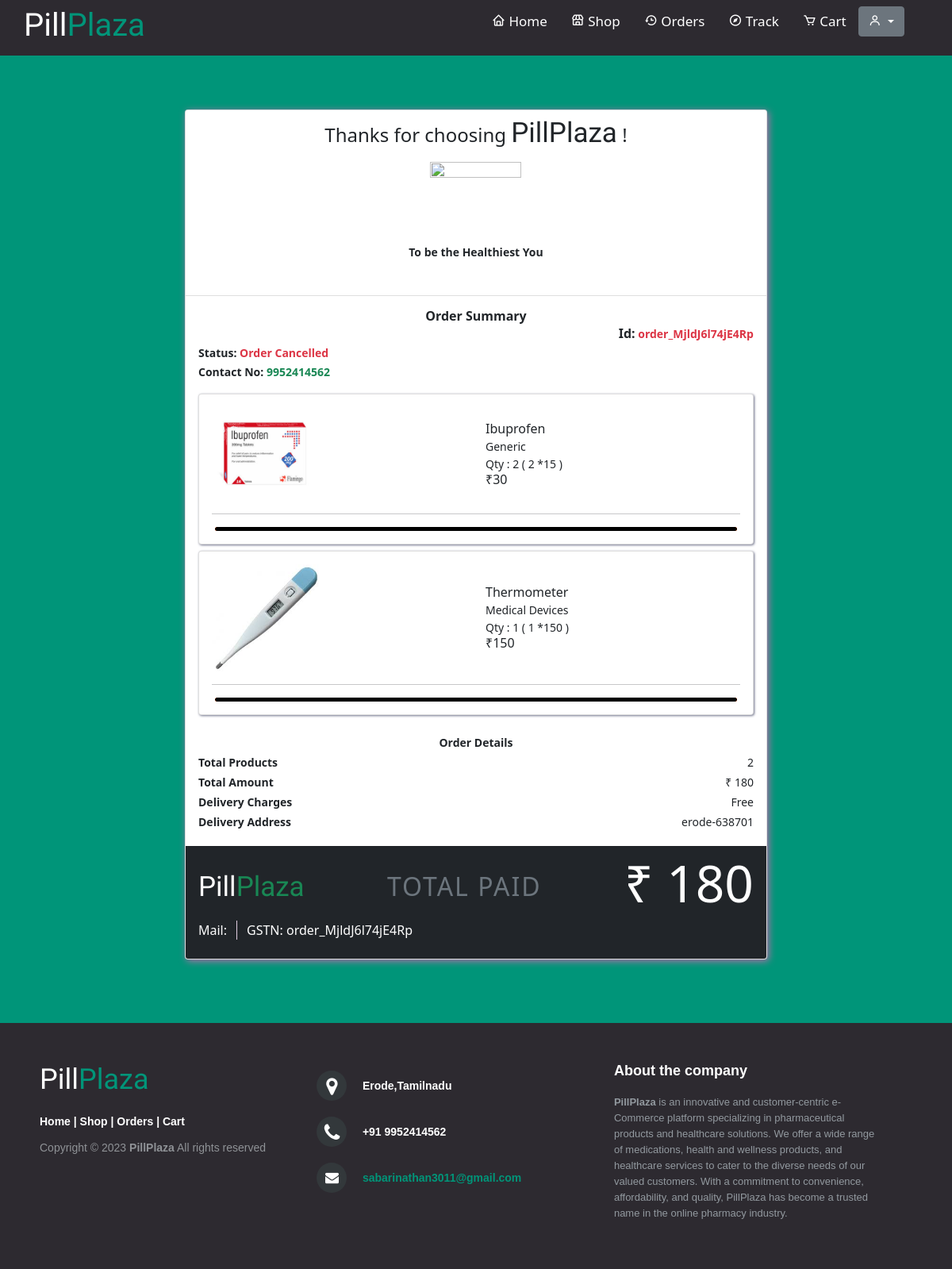
Screenshot of /invoice/order_MjldJ6l74jE4Rp with the database file from the repository.
### app/models.py (models this page shows, shortened)
class Orders(models.Model):
    statusoption=(
        (1,'Active'),
        (2,'Dispatched'),
        (3,'Out For Delivery'),
        (4,'Delivered'),
        (5,'Declined')
    )
    user=models.ForeignKey(User, on_delete=models.CASCADE)
    orderid=models.CharField(max_length=100)
    totalprice=models.IntegerField(null=False,blank=False)
    totalproducts=models.IntegerField(null=False,blank=False)
    status=models.IntegerField(choices=statusoption,default=1,null=False,blank=False)
    address=models.TextField(max_length=300,null=False,blank=False)
    pincode=models.CharField(max_length=6,null=False,blank=False)
    contact=models.CharField(max_length=10,null=False,blank=False)
    created_at=models.DateTimeField(auto_now_add=True)
    updated_at=models.DateTimeField(auto_now=True)
    review=models.BooleanField(default=False)
    class Meta:
        ordering =('-updated_at',)
        verbose_name = "Order"
        verbose_name_plural = "Orders"

class Orderitems(models.Model):
    orderid=models.ForeignKey(Orders, on_delete=models.CASCADE)
    product=models.ForeignKey(Product, on_delete=models.CASCADE)
    quantity=models.IntegerField(null=False,blank=False)
    review=models.BooleanField(default=False)

class Product(models.Model):
    badge=(
        ('Trending','Trending'),
        ('New Arrivals','New Arrivals'),
        ('Top Selling','Top Selling')
    )
    name=models.CharField(max_length=50,null=False,blank=False)
    category_type=models.ForeignKey(Category, on_delete=models.CASCADE,null=False,blank=False)
    ProductImage=models.ImageField(upload_to=getProductFileName,null=False,blank=False)
    description=models.TextField(max_length=150,null=False,blank=False)
    purpose=models.TextField(max_length=150,null=False,blank=False)
    quantity=models.CharField(max_length=50,null=False,blank=False)
    stock=models.IntegerField(null=False,blank=False)
    statusHide=models.BooleanField(default=False,help_text="1-hide , 0-display")
    superbadge=models.CharField( max_length=50,choices=badge,null=True,blank=True)
    markedprice=models.IntegerField(null=False,blank=False)
    sellingprice=models.IntegerField(null=False,blank=False)
    created_at=models.DateTimeField(auto_now_add=True)
    ratings=models.FloatField(default=0)
    noofSales=models.IntegerField(default=0)
    class Meta:
        ordering = ('-noofSales',)

class Category(models.Model):
    name=models.CharField(max_length=50,null=False,blank=False)
    image=models.ImageField(upload_to=getCategoryFileName,null=False,blank=False)
    description=models.TextField(max_length=150,null=False,blank=False)
    statusHide=models.BooleanField(default=False,help_text="1-hide , 0-display")
    created_at=models.DateTimeField(auto_now_add=True)
    def __str__(self):
        return self.name
    class Meta:
        ordering = ['created_at']
        verbose_name = "Category"
        verbose_name_plural = "Categories"

### app/views.py (the view, shortened to what this page needs)
# urls.py: path('invoice/<str:orderid>',views.invoice),
def invoice(req,orderid):
    order=Orders.objects.filter(orderid=orderid)
    if  order.count() == 0:
        return redirect('/orders')
    products=Orderitems.objects.filter(orderid=Orders.objects.get(orderid=orderid))
    return render(req,"invoice.html",{"order":order,"products":products})

### app/templates/invoice.html (shortened to what this page needs)
<!DOCTYPE html>
{% extends 'base.html' %}
{% load static %}
{% block content %}
<html lang="en">
<head>
    <link href="https://cdn.jsdelivr.net/npm/bootstrap@5.0.2/dist/css/bootstrap.min.css" rel="stylesheet">
    <link rel="stylesheet" href="{% static 'css/invoice.css'%}">
</head>
<body style="background-color: #009579;">
    <div id="opener" >
        <div class="container-fluid my-5  d-flex  justify-content-center">
            <div class="card card-1">
                <div class="card-header bg-white">
                    <div class="media flex-sm-row flex-column-reverse justify-content-between  ">
                        <div class="col my-auto text-center"> <h4 class="mb-0">Thanks for choosing <span class="text-dark"><span class="logoname" style="font: normal 35px 'Cookie', cursive;">PillPlaza</span></span> !</h4> </div>
                        <div class="col-auto text-center  my-auto pl-0 "> <img class="img-fluid my-auto align-items-center mb-0 pt-3"  src="https://atlas-content-cdn.pixelsquid.com/stock-images/pill-capsule-green-white-Ka5166A-600.jpg" width="115" height="115"> <p class="mb-4 pt-0 Glasses fw-bolder">To be the Healthiest You</p>  </div>
                    </div>
                </div>
                {% for ord in order %}
                <div class="card-body ">
                    <div class="row justify-content-between mb-3">
                        <div class="text-center"> <h6 class=" mb-0 fw-bold">Order Summary</h6> </div>
                        <div class="col-auto  fw-bold ms-sm-auto"> Id:<small class="text-danger"> {{ord.orderid}}</small> </div>
                        {% if ord.status == 1 %}
                        <div class="row-auto  fw-bold text-dark"> <small>Status: <span class="text-success">Order Placed</span></small> </div>
                        {% elif ord.status == 2 %}
                        <div class="row-auto  fw-bold text-dark"> <small>Status: <span class="text-primary">Dispatched</span></small> </div>
                        {% elif ord.status == 3 %}
                        <div class="row-auto  fw-bold text-dark"> <small>Status: <span class="text-primary">Out for Delivery</span></small> </div>
                        {% elif ord.status == 4 %}
                        <div class="row-auto  fw-bold text-dark"> <small>Status: <span class="text-success">Delivered</span></small> </div>
                        {% elif ord.status == 5 %}
                        <div class="row-auto  fw-bold text-dark"> <small>Status: <span class="text-danger">Order Cancelled</span></small> </div>
                        {% endif %}
                        <div class="row-auto  fw-bold text-dark"> <small>Contact No: <span class="text-success">{{ord.contact}}</span></small> </div>
                    </div>
                    {% load mathfilters %}
                    {% for product in products %}
                    <div class="row mb-2">
                        <div class="col">
                            <div class="card card-2">
                                <div class="card-body">
                                    <a href="/product/{{product.product.id}}" class="text-decoration-none text-dark">
                                    <div class="row media text-dark">
                                        <div class="col sq  align-self-center "> <img class="img-fluid  my-auto align-self-center mr-2 mr-md-4 pl-0 p-0 m-0" src="{{product.product.ProductImage.url}}" width="135" height="135" />
                                        </div>
                                        <div class="col-md media-body my-auto text-right">
                                            <div class="  my-auto flex-column flex-md-row">
                                                <div class="row my-auto"> <h6 class="mb-0">{{product.product.name}}</h6>  </div>
                                                <div class="row-auto my-auto"> <small>{{product.product.category_type}}</small></div>
                                                <div class="row my-auto"> <small>Qty : {{product.quantity}} ( {{product.quantity}} *{{product.product.sellingprice }} ) </small></div>
                                                <div class="row my-auto"><h6 class="mb-0">&#8377;{{product.quantity |mul:product.product.sellingprice }}</h6>
                                                </div>
                                            </div>
                                        </div>
                                    </div>
                                </a>
                                    <hr class="my-3 bg-dark">
                                            {% if  product.review or ord.status == 5  %}
                                        <div class=" mt-auto mx-1">
                                            <div class="progress my-auto"> <div class="progress-bar progress-bar  rounded " style="width: 100% " role="progressbar" aria-valuenow="25" aria-valuemin="0"  aria-valuemax="100"></div> </div>
                                        </div>
                                        {% else %}
                                        <div class=" mt-auto mx-1">
                                            <div class="progress my-auto"> <div class="progress-bar progress-bar  rounded " style="width: 80% " role="progressbar" aria-valuenow="25" aria-valuemin="0"  aria-valuemax="100"></div> </div>
                                        </div>
                                        {% endif %}
                                    </div>
                            </div>
                        </div>
                    </div>
                    {% endfor %}
                    <div class="row mt-4">
                        <div class="col">
                            <div class="col-auto text-center"><p class="mb-1 text-dark"><b>Order Details</b></p></div>
                            <div class="row justify-content-between">
                                <div class="flex-sm-col text-right col"><p class="mb-1"> <b>Total Products</b></p> </div>
                                <div class="flex-sm-col col-auto"><p class="mb-1">{{ord.totalproducts}}</p></div>
                            </div>
                            <div class="row justify-content-between">
                                <div class="flex-sm-col text-right col"> <p class="mb-1"><b>Total Amount</b></p> </div>
                                <div class="flex-sm-col col-auto"> <p class="mb-1">&#8377; {{ord.totalprice}}</p> </div>
                            </div>
                            <div class="row justify-content-between">
                                <div class="flex-sm-col text-right col"><p class="mb-1"><b>Delivery Charges</b></p></div>
                                <div class="flex-sm-col col-auto"><p class="mb-1">Free</p></div>
                            </div>
                            <div class="row justify-content-between">
                                <div class="flex-sm-col text-right col"><p class="mb-1"><b>Delivery Address</b></p></div>
                                <div class="flex-sm-col col-auto"><p class="mb-1">{{ord.address}}-{{ord.pincode}}</p></div>
                            </div>
                        </div>
                    </div>
                </div>
                <div class="card-footer bg-dark">
                    <div class="jumbotron-fluid">
                        <div class="row justify-content-between ">
                            <div class="col-sm-auto col-auto my-auto"><span class="logoname" style="font: normal 35px 'Cookie', cursive;">Pill<span class="text-success">Plaza</span></span></div>
                            <div class="col-auto my-auto "><h2 class="mb-0 font-weight-bold text-secondary">TOTAL PAID</h2></div>
                            <div class="col-auto  my-auto ml-auto"><h1 class="display-3 ">&#8377; {{ord.totalprice}}</h1></div>
                        </div>
                        <div class="row mb-3 mt-3 mt-md-0">
                            <div class="col-auto border-line"> <span class="text-white">Mail: {{user.get_username}}</span></div>
                            <div class="col-auto "><span class="text-white">GSTN: {{ord.orderid}}</span> </div>
                        </div>
                    </div>
                </div>
            </div>
        </div>
        {% endfor %}
    </div>
</body>
</html>
    {% endblock  %}

### app/static/css/invoice.css (style rules this page uses)
#opener { min-height: 70vh; padding-top: 90px; background-color: #009579; }
.container-fluid { margin-top: 200px ; }
p { font-size: 14px; margin-bottom: 7px; }
.card-1 { box-shadow: 2px 2px 10px 0px rgb(190, 108, 170); }
hr { background-color: rgba(248, 248, 248, 0.667); }
.card-2 { box-shadow: 1px 1px 3px 0px rgb(112, 115, 139); }
.rounded { border-radius: 2.25rem !important; }
.progress-bar { background-color: black !important; }
.progress { height: 5px !important; margin-bottom: 0; background-color: rgb(235, 95, 31); }
.Glasses { position: relative; top: -12px !important; }
.card-footer { background-color: #2d2a30; color: #fff; }
h2 { color: rgb(78, 0, 92); letter-spacing: 2px !important; }
.display-3 { font-weight: 500 !important; }
.border-line { border-right: 1px solid rgb(226, 206, 226) }

### rows the page displays
Orders: orderid "order_MjldJ6l74jE4Rp", shows "Status:", status "Order Cancelled", contact "9952414562", totalproducts "2", totalprice "180", address "erode", pincode "638701"
Orderitems: product.ProductImage (picture), product.name "Ibuprofen", product.category_type "Generic", quantity "2", product.sellingprice "15", quantity|mul "30", review False (drawn)
Orderitems: product.ProductImage (picture), product.name "Thermometer", product.category_type "Medical Devices", quantity "1", product.sellingprice "150", quantity|mul "150", review False (drawn)
